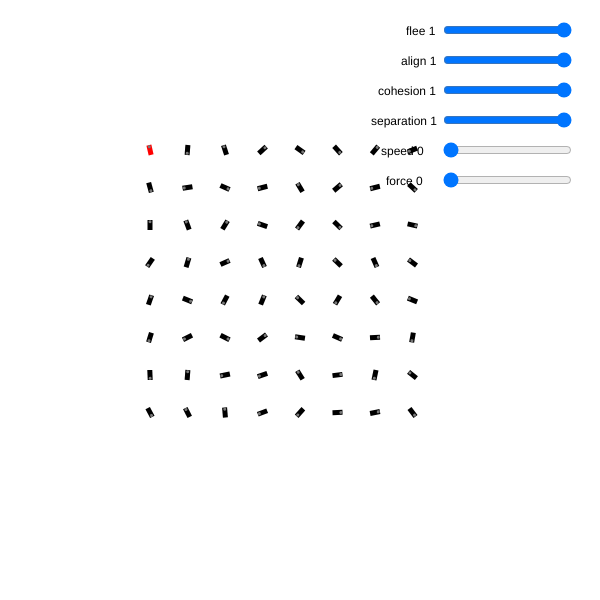
Frame 1 (no input)
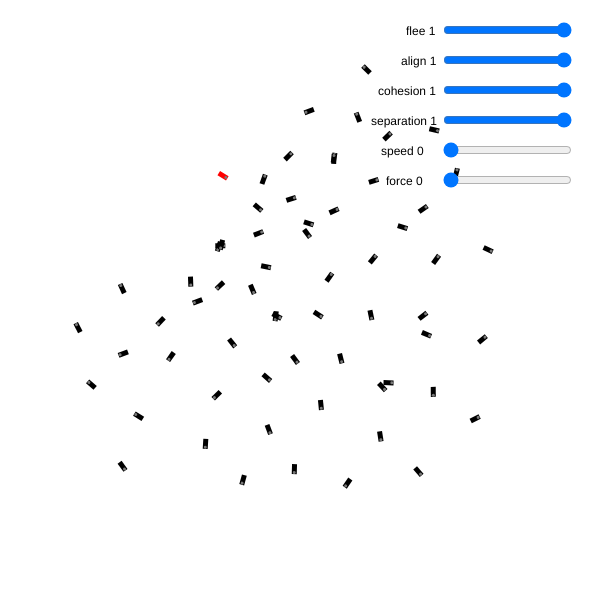
Frame 60 (no input)
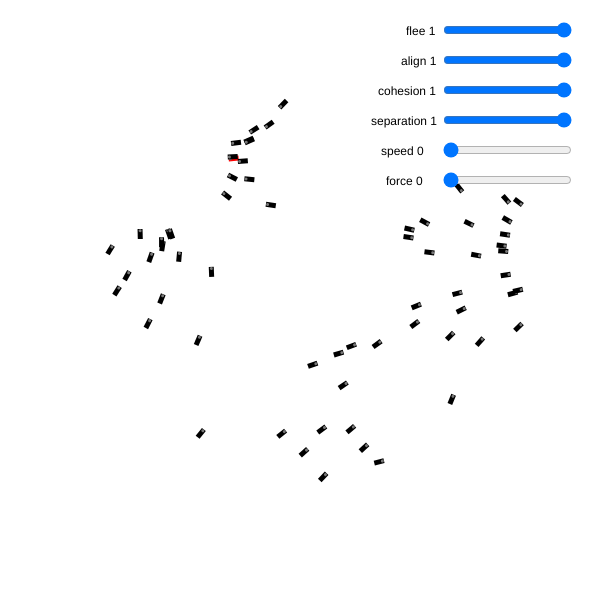
Frame 120 (the mouse pressed at the canvas centre since frame 60)

The p5.js sketch that drew these frames (run headless with seeded random() and noise() and a simulated clock; from frame 60 on, the mouse is pressed at the canvas centre):

// p5.js sketch
// ── sketch.js
let sheeps = [];

function setup() {
	createCanvas(600, 600);
	angleMode(DEGREES);

	fleeSlider = createSlider(0, 1, 1, 0.1);
	fleeSlider.position(width-fleeSlider.width-30, 20);
	alignSlider = createSlider(0, 1, 1, 0.1);
	alignSlider.position(width-fleeSlider.width-30, 50);
	cohesionSlider = createSlider(0, 1, 1, 0.1);
	cohesionSlider.position(width-fleeSlider.width-30, 80);
	separationSlider = createSlider(0, 1, 1, 0.1);
	separationSlider.position(width-fleeSlider.width-30, 110);

	sss = createSlider(0, 10, 0, 0.05);
	sss.position(width-fleeSlider.width-30, 140);
	sfs = createSlider(0, 10, 0, 0.05);
	sfs.position(width-fleeSlider.width-30, 170);

	frameRate(30);

	let c = 8;
	let w = width/2;
	let h = height/2;

	for(let i = 0; i < c; i++){
		for(let j = 0; j < c; j++){
			if(i == 0 && j == 0)
				sheeps.push(new Sheep((w/c * i) + w/2, (h/c *j) + h/2, 0.1, random(0, 360), true, "red"));
			else
				sheeps.push(new Sheep((w/c * i) + w/2, (h/c *j) + h/2, 0.1, random(0, 360), false));
		}
	}
}

function draw() {
	background(255);

	

	text('flee '+fleeSlider.value(), width-fleeSlider.width-65, 35);
	text('align '+alignSlider.value(), width-fleeSlider.width-70, 65);
  text('cohesion '+cohesionSlider.value(), width-fleeSlider.width-93, 95);
  text('separation '+separationSlider.value(), width-fleeSlider.width-100, 125);
  text('speed '+sss.value(), width-fleeSlider.width-90, 155);
	text('force '+sfs.value(), width-fleeSlider.width-85, 185);

	sheeps.forEach((item, i) => {
		item.draw()
		item.setWolf(mouseX, mouseY);
		item.computeBehaviours(sheeps);
	});

	sheeps.forEach((item, i) => {
		item.applyBehaviours();
		item.bounds();
	});
}

function debugAngle() {
  background(240);
  let v0 = createVector(100, 100);

  let v1 = createVector(100, -50);
  drawArrow(v0, v1, 'red');

  let v2 = createVector(mouseX - 100, mouseY - 100);
  drawArrow(v0, v2, 'blue');

	let a = 5;
  let angleBetween = v1.angleBetween(v2);

	if(abs(angleBetween) < a)
		drawArrow(v0, v2, 'green');
	else if(angleBetween < 0){
		v2.rotate(-angleBetween-a);
		drawArrow(v0, v2, 'green');
	} else {
		v2.rotate(a-angleBetween);
		drawArrow(v0, v2, 'green');
	}


  noStroke();
  text(
    'angle between: ' +
      angleBetween.toFixed(2) +
      ' radians',
    10,
    50,
    90,
    50
  );
}

function drawArrow(base, vec, myColor) {
  push();
  stroke(myColor);
  strokeWeight(3);
  fill(myColor);
  translate(base.x, base.y);
  line(0, 0, vec.x, vec.y);
  rotate(vec.heading());
  let arrowSize = 4;
  translate(vec.mag() - arrowSize, 0);
  triangle(0, arrowSize / 2, 0, -arrowSize / 2, arrowSize, 0);
  pop();
}

// ── mathf.js
function mult(v, w){
	return p5.Vector.mult(v, w);
}

function div(v, w){
	return p5.Vector.div(v,w);
}

function add(v, w){
	return p5.Vector.add(v, w);
}

function dist2(v, w){
	return dist(v.x, v.y, w.x, w.y);
}

function sub(v, w){
	return p5.Vector.sub(v, w);
}

function dot(v, w){
	return p5.Vector.dot(v, w);
}


/* create inverse exponential function
  computeSepM0(x, r, max, min){

    //log di max in base r/min
    let e = logb(max, r/min);

    if(x < min)
      return pow(min/r, e);
    else
      return pow(x/r, e);
  }
*/

/**
@param {float} d - Distance value
@param {float} max - Distance's upper bound
@param {float} min - Distance's lower bound
@param {integer} e  -  Exponent
*/
function squash(d, max, min, e){
    if(d < min)
        return 0;
    if(d > max)
        return 1;

    return pow(d/max, e);
    }

function invSquash(d, max, min, e){
    return 1-squash(d, max, min, e);
}

function fadeOut(d, max, min, e){
    if(d < min) return 1;
    if(d >= max) return 0;

    return exp(-e*d);
}

    /**
    returns the logaritm with base b and argument x
    */
function logb(x, b){
    return log(x) / log(b);
}

/*function linearInverse(x, n){
    if(n <= 0) return 0;
    if(x > n) return 0;
    if(x < 0) return n;
    
    return ( 1 - ( x / n ) ) * n
}
*/
// ── sheep.js
class Sheep {

//dir is an angle 0 to 360
constructor(x,y, size, angle, debug, color = "black"){
  this.debug = debug;

  this.color = color;
  this.size = size;
  this.w = 100 * size; //body width
  this.h = 50 * size; //body height
  this.c = 30 * size; //head size
  this.rotation = angle; //current rotation
  this.pos = createVector(x, y); //current position

  this.glob = 0; this.flee = 1; this.align = 2; this.cohe = 3; this.sep = 4;

  this.velocities = [
                      createVector(0, 0),   // 0 global velocity;
                      createVector(0, 0),   // 1 flee velocity
                      createVector(0, 0),   // 2 align velocity
                      createVector(0, 0),   // 3 cohesion velocity
                      createVector(0, 0)    // 4 separation velocity
                      ];
  this.accelerations = [
                        createVector(0, 0),  // 0 global acceleration;
                        createVector(0, 0),   // 1 flee acceleration
                        createVector(0, 0),   // 2 align acceleration
                        createVector(0, 0),   // 3 cohesion acceleration
                        createVector(0, 0)    // 4 separation acceleration

                        ];
  this.perceptions = [
                        0*size,   // 0 global perception //not used
                        3200*size,   // 1 flee perception
                        1000*size,   // 2 align perception
                        0*size,   // 3 cohesion perception //not used because we use global
                        500*size  // 4 separation perception
                      ];
  this.speed_limits = [
                        2,   // 0 global max speed;
                        1,   // 1 flee max speed
                        1,   // 2 align max speed
                        2,   // 3 cohesion max speed
                        1   // 4 separation max speed
                      ];
  this.speed_threshold = [
                            0.01,  // 0 global min speed;
                            0.01,   // 1 flee min speed
                            0.01,   // 2 align min speed
                            0.01,   // 3 cohesion min speed
                            0.01  // 4 separation min speed
                                ];
  this.force_limits = [
                        0.5,  // 0 global max froce
                        0.5,   // 1 flee max froce
                        0.5,   // 2 align max froce
                        5,   // 3 cohesion max froce
                        0.5  // 4 separation max froce
                          ];

  this.perception_angle = 75; //angle of view
  this.drag = 0.1; //drag
  this.max_steer_angle = 5;
  this.min_adjusted_speed = 0.2; // the minimum speed of the sheep when
                                // it's new velocity is completly inverse of
                                // last frame velocity

  this.flee_min_perception = 300*size;
  this.cohe_min_distance = 100*size;
  this.separation_min_distance = this.size * 5;
  this.fear = 0;
}

mult(v, w){
  return p5.Vector.mult(v, w);
}

div(v, w){
  return p5.Vector.div(v,w);
}

add(v, w){
  return p5.Vector.add(v, w);
}

sub(v, w){
  return p5.Vector.sub(v, w);
}

dist(v, w){
  return p5.Vector.dist(v, w);
}

dot(v, w){
  return p5.Vector.dot(v, w);
}

//SEERING METHODS

setWolf(x, y){
  this.wolf = createVector(x, y);
}

bounds(){
  if(this.pos.x > width-this.w/2){
    this.pos.x = width-this.w/2;
  }
  else if ( this.pos.x < 0 +this.w/2)
    this.pos.x = 0+this.w/2;

  if(this.pos.y > height-this.w/2)
    this.pos.y = height-this.w/2;
  else if ( this.pos.y < 0+this.w/2 )
    this.pos.y = 0+this.w/2;
}

isInMyView(point, angle, radius){
  let my_fwd = createVector(1, 0);
  my_fwd.rotate(this.rotation);

  let v = this.sub(point, this.pos);

  return (abs(my_fwd.angleBetween(v)) <= angle) && (this.dist(point, this.pos) < radius);
}

updateRotation(last, now){
  let e = 0.001;

  if(last.mag() < e){
    if(now.mag() >= e)
      this.rotation = 90-atan2(now.x, now.y);
    return;
  }

  this.rotation += last.angleBetween(now);

  if(this.rotation >= 360)
    this.rotation = this.rotation %360;

}

inverseFunction(x, s){
  return pow(x/s + 0.0001, -2);
}

// BEHAVIOUR METHODS


///////////// SEPARATION ////////////////

log(b, x){
  return log(x) / log(b);
}

computeSepM0(x, r, max, min){
  let e = -log(r/min, max);

  if(x < min)
    return exp(min/r, e);
  else
    return exp(x/r, e);
}

computeSepVector(other){
  let v = this.sub(this.pos, other.pos);
  let d = v.mag();

  if(d < 0.00001) //overlapping
      v = p5.Vector.random2D();

  v.setMag(d);

  return v;
}

computeSepDesired(perception, max_speed, dist_threshold){
  let desired = createVector(0, 0);
  let count = 0;

  for(let other of sheeps){
    if(!this.isInMyView(other.pos, 360, perception))
      continue;

    desired.add(this.computeSepVector(other));
    count++;
  }

  if(count == 0)
    return createVector(0, 0);

  desired.div(count);
  let m0 = this.computeSepM0(desired.mag(), perception, max_speed, dist_threshold);
  desired.limit(max_speed);
  if(this.fear > 0.5){
    desired.mult(0);
    return desired;
  }

  desired.mult(m0*separationSlider.value()*(1-this.fear));

  return desired;
}

computeSepSteer(sheeps){
  let desired = this.computeSepDesired(
    this.perceptions[this.sep],
    this.speed_limits[this.sep],
    this.cohe_min_distance);
  let steer = this.sub(desired, this.velocities[this.sep]);
  steer.limit(this.force_limits[this.sep]);
  return steer;
}

///////////// COHESION //////////////////

/*d = distance
//max = is the max length
//min = minimum distance
e = exponent*/
computeCoheM0(d, max, min, e){
  if(d < min)
    return 0;
  if(d > max)
    return 1;

  return pow(d/max, e);
}

computeAvgPos(sheeps){
  let avg_pos = createVector(0, 0);

  for(let other of sheeps)
      avg_pos.add(other.pos);

  return avg_pos.div(sheeps.length);
}

computeCoheDesired(pos){

  let desired = this.sub(pos, this.pos);
  let m0 = this.computeCoheM0(
    desired.mag(),
    1000*this.size,
    this.cohe_min_distance,
    2);

  desired.normalize();
  desired.mult(m0*this.fear*cohesionSlider.value());
  desired.limit(this.velocities[this.cohe]);

  return desired;
}

computeCoheSteer(sheeps){

  let steer;

  if(sheeps.length == 0)
    steer = this.sub(createVector(0,0),this.velocities[this.cohe]);
  else
    steer = this.sub(
                  this.computeCoheDesired(this.computeAvgPos(sheeps)),
                  this.velocities[this.cohe]);

  steer.limit(this.force_limits[this.cohe]);

  return steer;
}

//////////// ALIGNMENT /////////////////

alignWith(sheeps){
  let desired = createVector(0, 0);

  let desired_speed = 0;

  let count = 0;

  for(let other of sheeps){
      let d = this.pos.dist(other.pos);

      if( !this.isInMyView(other.pos, this.perception_angle, this.perceptions[this.align])
          || other.velocities[this.glob].mag() < this.speed_threshold[this.align])
        continue;
      desired.add(other.velocities[this.glob]);
      desired_speed += other.velocities[this.glob].mag();
      count++;
    }

  if(count == 0){
    return this.sub(createVector(0, 0), this.velocities[this.align])
              .limit(this.force_limits[this.align]);
  }

  desired_speed /= count;

  desired.setMag(desired_speed);
  desired.limit(this.speed_limits[this.align]);
  desired.mult(this.fear);

  let steer = this.sub(desired, this.velocities[this.align]);
  steer.limit(this.force_limits[this.align]);

  return steer;
}

fleeFrom(desired, d){

  if(!this.isInMyView(this.wolf, 360, this.perceptions[this.flee]))
    return this.sub(createVector(0,0), this.velocities[this.flee])
              .limit(this.force_limits[this.flee]);

  let m;

  if(d <= this.flee_min_perception){
    m = this.speed_limits[this.flee];
  } else {
    m = map(d, this.flee_min_perception, this.perceptions[this.flee], this.speed_limits[this.flee], 0);
  }


  desired.setMag(m);

  let steer = this.sub(desired, this.velocities[this.flee]);
  steer.limit(this.force_limits[this.flee]);

  return steer;
}

// BEHAVIOUR

constrainVelocityAngle(fwd, vel){ // pass by copy
  let alpha = fwd.angleBetween(vel);

  if(isNaN(alpha) || abs(alpha) < this.max_steer_angle ) //if alpha is NaN so vel is 0, 0, 0;
    return vel;

  /*if(abs(alpha) == 180){ // the sheep wants to go backwards
    vel.rotate(this.max_steer_angle-alpha);
    vel.setMag(this.min_adjusted_speed);
  } */
  let m = map(abs(alpha), this.max_steer_angle, 180, vel.mag(), this.min_adjusted_speed);
  vel.setMag(m);

  if(alpha < 0){
    vel.rotate(-alpha-this.max_steer_angle);
  } else {
    vel.rotate(this.max_steer_angle-alpha);
  }

  return vel;
}

computeFearFactor(r, d){
  angleMode(RADIANS);
  let fear = atan((r-d)/20)/PI + 0.5;
  angleMode(DEGREES);
  return fear;
}

computeBehaviours(sheeps){

  let neighbors = [];

  for(let sheep of sheeps) if(sheep != this) neighbors.push(sheep);

  let v =  this.sub(this.pos, this.wolf); //vector from wolf position to my position
  let m = v.mag(); //magitude of that vector

  this.fear = this.computeFearFactor(this.perceptions[this.flee], m);

  //passing those argument so i dont have to compute them twice ;)
  this.accelerations[this.flee] = this.fleeFrom(v, m).mult(fleeSlider.value());

  this.accelerations[this.cohe] = this.computeCoheSteer(neighbors);

  this.accelerations[this.align] = this.alignWith(neighbors).mult(alignSlider.value());

  this.accelerations[this.sep] = this.computeSepSteer(neighbors);
}

applyBehaviours() {
  let last_frame_velocity = this.velocities[this.glob].copy(); //save last velocity

  for(let i = 1; i < this.velocities.length; i++){
    this.velocities[i].add(this.accelerations[i]);
    this.velocities[i].limit(this.speed_limits[i]);
    this.velocities[this.glob].add(this.velocities[i]);
  }

  this.velocities[this.glob].limit(this.speed_limits[this.glob]);
  this.velocities[this.glob].mult(1-this.drag);

  this.velocities[this.glob] = this.constrainVelocityAngle(
                                      createVector(1, 0).rotate(this.rotation),
                                      this.velocities[this.glob].copy());

  this.updateRotation(last_frame_velocity, this.velocities[this.glob].copy());

  for(let i = 0; i < this.velocities.length; i++){
    if(this.velocities[i].mag() <= this.speed_threshold[i])
      this.velocities[i].mult(0);
  }

  this.pos.add(this.velocities[this.glob]);

  for(let i = 0; i < this.accelerations.length; i++ )
      this.accelerations[i].mult(0);
}

//DRAW METHODS

drawPerception(i, r = 255, g = 0, b = 0,  a = 360){
  noFill();
  stroke(r, g, b);

  if(a == 360){
    circle(0, 0, this.perceptions[i]*2);

    if(i == this.sep){
      stroke(r/2, g/2, b/2);
      circle(0, 0, this.separation_min_distance*2);
    }
    if(i == this.flee){
      stroke(r/2, g/2, b/2);
      circle(0, 0, this.flee_min_perception*2);
    }
    if(i == this.cohe){
      stroke(r/2, g/2, b/2);
      circle(0, 0, this.cohe_min_distance*2);
    }
  } else {
    arc( 0, 0, this.perceptions[i]*2, this.perceptions[i]*2, -a, a, PIE );
  }
}

drawVector(vector, color){ //DEBUg
  if(vector.mag() < 0.001) return;
    drawArrow(this.pos, this.mult(vector, 20), color);
}

drawDesired(){
  let c1 = createVector(width/2,height/2);
  let c2 = createVector(width/2,height/2);
  let m1 = createVector(100, 0);

  drawArrow(c1, m1, "blue");
  drawArrow(c1, m1.rotate(this.rotation), "green");
}

drawBody(w, h){
  //body as rectangle
  fill(this.color);
  noStroke();
  rectMode(CENTER);
  rect(0, 0, w, h);

  /*fill(this.color);
  noStroke();
  circle(0, 0, this.w);*/
}

drawHead(f, w, s){
  fill(120);
  noStroke();
  ellipseMode(CENTER);
  f.mult(w/3);
  circle(f.x, f.y, s);
}

draw(alpha){

  push();
  translate(this.pos.x, this.pos.y);
  rotate(this.rotation);
if(this.debug){
  //this.drawPerception(this.sep, 255, 125, 0);
  //this.drawPerception(this.flee, 125, 255, 0);
  //this.drawPerception(this.cohe, this.perception_angle);
}
  this.drawBody(this.w, this.h);
  this.drawHead(createVector(1,0), this.w, this.c);

  pop();

  //this.drawDesired();
  //this.drawVector(this.velocity, "green")
  //this.drawVector(this.wolf_flee_velocity, "blue")
  //this.drawVector(this.wolf_flee_acceleration, "red")
  //this.drawVector(this.align_velocity, "blue")
  //this.drawVector(this.align_acceleration, "red")

}

}

// ── sheep_params.js
class SheepParams{

  constructor(size){
    this.velocities = [
                        createVector(0, 0),   // 0 global velocity;
                        createVector(0, 0),   // 1 flee velocity
                        createVector(0, 0),   // 2 align velocity
                        createVector(0, 0),   // 3 cohesion velocity
                        createVector(0, 0)    // 4 separation velocity
                        ];

    this.accelerations = [
                          createVector(0, 0),  // 0 global acceleration;
                          createVector(0, 0),   // 1 flee acceleration
                          createVector(0, 0),   // 2 align acceleration
                          createVector(0, 0),   // 3 cohesion acceleration
                          createVector(0, 0)    // 4 separation acceleration

                          ];

    this.perceptions = [
                          0*size,   // 0 global perception //not used
                          3200*size,   // 1 flee perception
                          800*size,   // 2 align perception
                          0*size,   // 3 cohesion perception
                          500*size  // 4 separation perception
                        ];

    this.speed_limits = [
                          2,   // 0 global max speed;
                          0.2,   // 1 flee max speed
                          0.2,   // 2 align max speed
                          0.2,   // 3 cohesion max speed
                          0.2   // 4 separation max speed
                        ];

    this.speed_threshold = [
                              0.01,  // 0 global min speed;
                              0.01,   // 1 flee min speed
                              0.01,   // 2 align min speed
                              0.01,   // 3 cohesion min speed
                              0.1  // 4 separation min speed
                                  ];

    this.force_limits = [
                          0.2,  // 0 global max froce
                          0.2,   // 1 flee max froce
                          0.2,   // 2 align max froce
                          0.2,   // 3 cohesion max froce
                          0.2  // 4 separation max froce
                            ];
  }
}

// ── sheepp.js
class SheepPrms{

  constructor(size){


    //fear factor m
    /*
     an higher fear factor (> 30 )rep. an adult male
      so its less scary from wolf and has an heighr speed
    */
    this.ff = random(0.1, 41);
    if(this.ff >= 30) //adult 
      this.ff = random(20, 75);


    // fear factor "m" pre computation
    this.ffpc2 = 1 / PI * 2 * (1 + this.ff * 0.002);
    this.ffpc1 = 1 / this.ff;

    //flee perception bias
    this.fpb = 1-random(-0.5*size, 0.5*size );
    //Squared Squash cohesion factor
    this.sscf = 2;
    //Cohesion threshold
    this.ctd = 50*size;

    //fade out separation parameter
    this.fosp = 0.4;
    //separation minimum distance threshold
    this.sdt = 2*size;

    //flee minimum distance trheshold
    this.ftd = 0;
    //flee inverse squash factor
    this.fisp = 5;


    this.g = 0;
    this.f = 1;
    this.a = 2;
    this.c = 3;
    this.s = 4;

    //velocity
    this.avel = [
                        createVector(0, 0),   // 0 global velocity;
                        createVector(0, 0),   // 1 flee velocity
                        createVector(0, 0),   // 2 align velocity
                        createVector(0, 0),   // 3 cohesion velocity
                        createVector(0, 0)    // 4 separation velocity
                        ];

    //acceleration                    
    this.aacc = [
                          createVector(0, 0),  // 0 global acceleration;
                          createVector(0, 0),   // 1 flee acceleration
                          createVector(0, 0),   // 2 align acceleration
                          createVector(0, 0),   // 3 cohesion acceleration
                          createVector(0, 0)    // 4 separation acceleration
                          ];

    //perceptions                      
    this.aprc = [
                          0*size,   // 0 global perception //not used
                          3200*size*this.fpb,   // 1 flee perception
                          800*size,   // 2 align perception
                          800*size,   // 3 cohesion perception
                                      //used for squared squash as max
                          200*size  // 4 separation perception
                        ];
    
    this.asl = [
                          (17.5+(this.ff/100))*size,   // 0 global max speed;
                          6*size,   // 1 flee max speed
                          12*size,   // 2 align max speed
                          16*size,   // 3 cohesion max speed
                          12*size   // 4 separation max speed
                        ];

    //speed threshold
    this.ast = [
                              0.1*size,  // 0 global min speed;
                              0.1*size,   // 1 flee min speed
                              0.1*size,   // 2 align min speed
                              0.1*size,   // 3 cohesion min speed
                              0.1*size,  // 4 separation min speed
                              0.1*size // collision min speed
                                  ];

    //force limits
    this.afl = [
                          2*size,  // 0 global max froce
                          2*size,   // 1 flee max froce
                          2*size,   // 2 align max froce
                          2*size,   // 3 cohesion max froce
                          2*size,  // 4 separation max froce
                          2*size // collision
                            ];
  }

  // PHYSICS

  step(){
    for(let i = 1; i < this.avel.length; i++){
      this.avel[i].add(this.aacc[i]);
      this.avel[i].limit(this.asl[i]);
      this.avel[this.g].add(this.avel[i]);
    }
  }

  threshold(){
    for(let i = 0; i < this.avel.length; i++)
      if(this.avel[i].mag() <= this.ast[i])
        this.avel[i].mult(0);
  }

  ///// GET

  gvel(){
    return this.vel(this.g);
  }

  vel(i){
    return this.avel[i].copy();
  }

  sprc(f){
    
  }

  prc(i){
    return this.aprc[i];
  }

  acc(i){
    return this.aacc[i].copy();
  }

  sl(i){
    return this.asl[i];
  }

  st(i){
    return this.ast[i];
  }

  fl(i){
    return this.afl[i];
  }

  ///// SET

  sgvel(v){
    this.avel[this.g] = v;
  }

  sacc(i, v){
    this.aacc[i] = v;
  }

  

  // LIMIT

  limitVel(i, m){
    this.avel[i].limit(this.asl[i]*m)
  }

}
